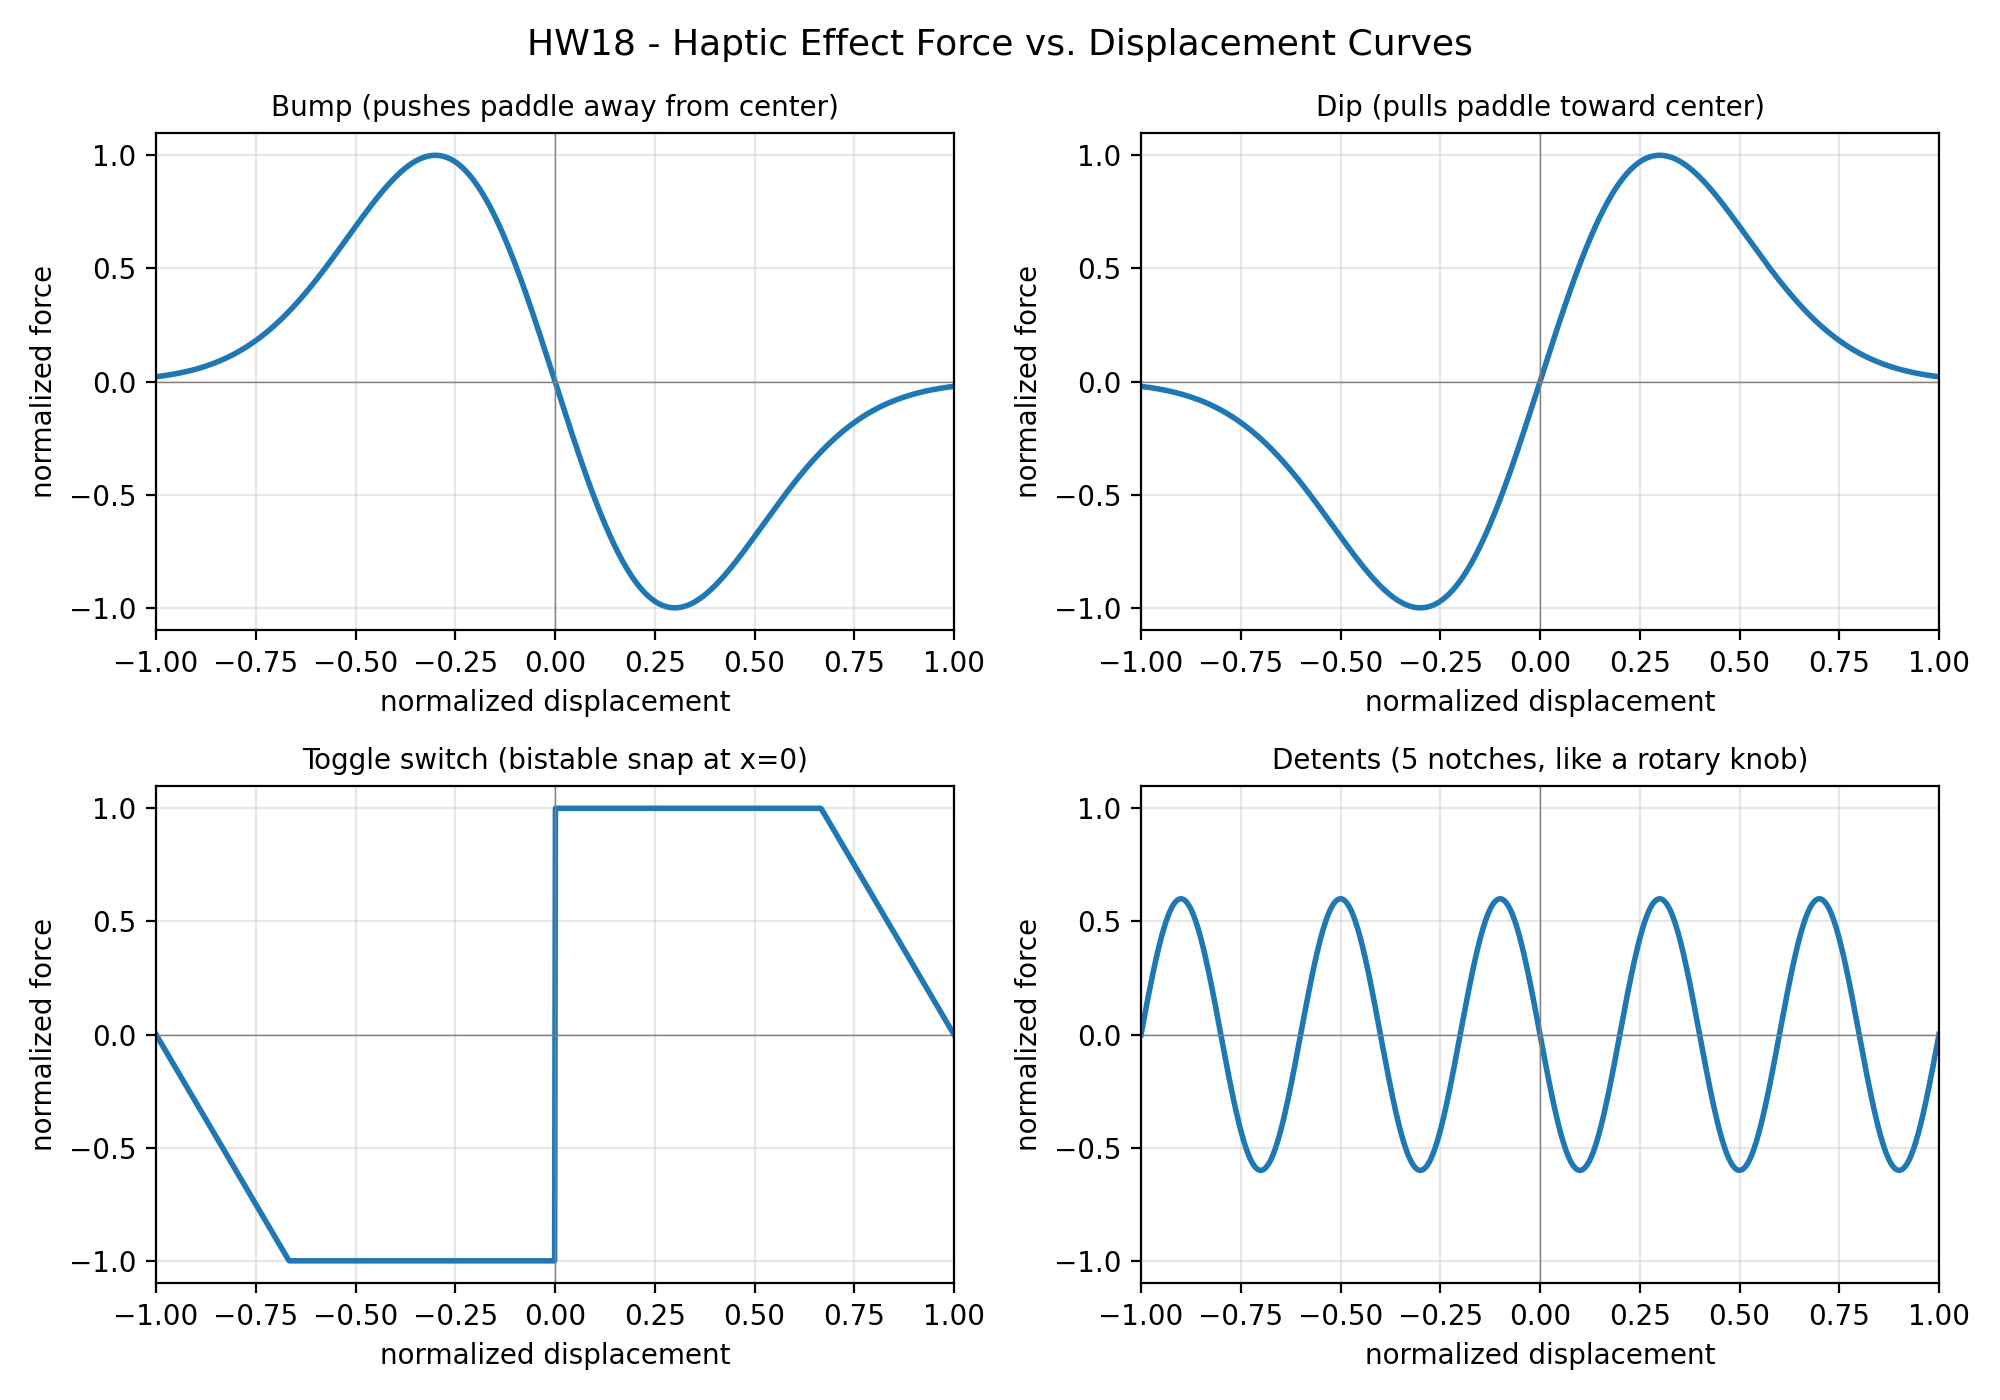

Write the Python code that produced this figure.
# HW18 - Haptic effect force vs. displacement curves
# All values normalized to +/- 1 (displacement = paddle angle range, force = max motor torque)
import numpy as np
import matplotlib.pyplot as plt

x = np.linspace(-1, 1, 1000)


def bump(x, center=0.0, width=0.3, amp=1.0):
    # A bump is a potential hill: the force pushes the paddle away from the
    # center as you climb in, so F is the negative derivative of a gaussian.
    d = x - center
    return amp * (-d / width) * np.exp(-(d ** 2) / (2 * width ** 2)) * np.e ** 0.5


def dip(x, center=0.0, width=0.3, amp=1.0):
    # A dip is the opposite of a bump: the force pulls the paddle toward the
    # center, like a valley you fall into and have to climb out of.
    return -bump(x, center, width, amp)


def toggle(x, threshold=0.0, k=3.0, amp=1.0):
    # A toggle switch resists motion until you cross the threshold, then
    # snaps over center to the other side (bistable spring).
    f = -k * (x - np.sign(x - threshold))
    return amp * np.clip(f, -1, 1)


def detents(x, n=5, amp=0.6):
    # Periodic detents: spring force toward the nearest of n notch positions,
    # like the clicks of a rotary knob.
    return -amp * np.sin(n * np.pi * x)


fig, axs = plt.subplots(2, 2, figsize=(10, 7))
effects = [
    ("Bump (pushes paddle away from center)", bump(x)),
    ("Dip (pulls paddle toward center)", dip(x)),
    ("Toggle switch (bistable snap at x=0)", toggle(x)),
    ("Detents (5 notches, like a rotary knob)", detents(x)),
]

for ax, (title, f) in zip(axs.flat, effects):
    ax.plot(x, f, linewidth=2)
    ax.axhline(0, color="gray", linewidth=0.5)
    ax.axvline(0, color="gray", linewidth=0.5)
    ax.set_title(title, fontsize=10)
    ax.set_xlabel("normalized displacement")
    ax.set_ylabel("normalized force")
    ax.set_xlim(-1, 1)
    ax.set_ylim(-1.1, 1.1)
    ax.grid(True, alpha=0.3)

fig.suptitle("HW18 - Haptic Effect Force vs. Displacement Curves", fontsize=13)
fig.tight_layout()
fig.savefig("haptic_effects.png", dpi=200)
print("saved haptic_effects.png")
